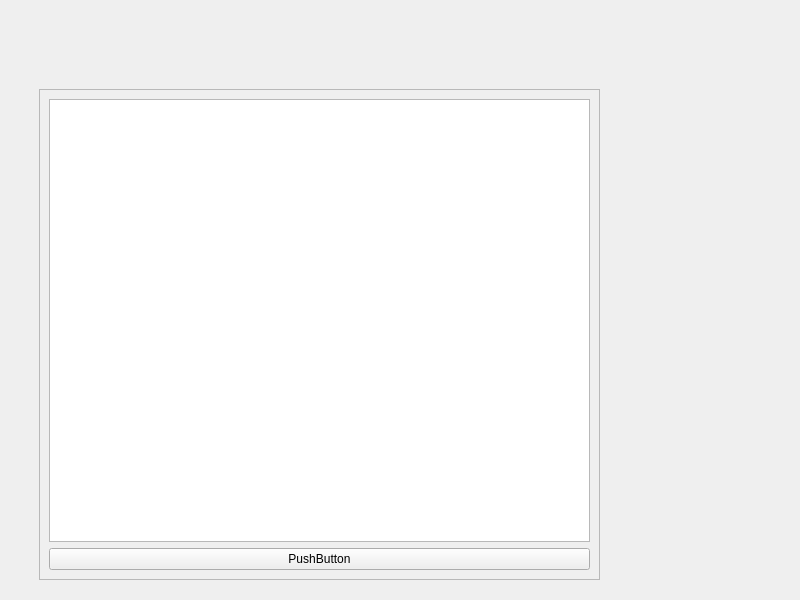
<?xml version="1.0" encoding="UTF-8"?>
<ui version="4.0">
 <class>MainWindow</class>
 <widget class="QMainWindow" name="MainWindow">
  <property name="geometry">
   <rect>
    <x>0</x>
    <y>0</y>
    <width>800</width>
    <height>600</height>
   </rect>
  </property>
  <property name="windowTitle">
   <string>MainWindow</string>
  </property>
  <widget class="QWidget" name="centralwidget">
   <widget class="QWidget" name="verticalLayoutWidget">
    <property name="geometry">
     <rect>
      <x>50</x>
      <y>130</y>
      <width>72</width>
      <height>72</height>
     </rect>
    </property>
    <layout class="QVBoxLayout" name="verticalLayout"/>
   </widget>
   <widget class="QScrollArea" name="scrollArea">
    <property name="geometry">
     <rect>
      <x>39</x>
      <y>89</y>
      <width>561</width>
      <height>491</height>
     </rect>
    </property>
    <property name="widgetResizable">
     <bool>true</bool>
    </property>
    <widget class="QWidget" name="scrollAreaWidgetContents_2">
     <property name="geometry">
      <rect>
       <x>0</x>
       <y>0</y>
       <width>559</width>
       <height>489</height>
      </rect>
     </property>
     <layout class="QVBoxLayout" name="verticalLayout_2">
      <item>
       <widget class="QTextBrowser" name="textBrowser_2"/>
      </item>
      <item>
       <widget class="QPushButton" name="pushButton">
        <property name="text">
         <string>PushButton</string>
        </property>
       </widget>
      </item>
     </layout>
    </widget>
   </widget>
  </widget>
 </widget>
 <resources/>
 <connections/>
</ui>
